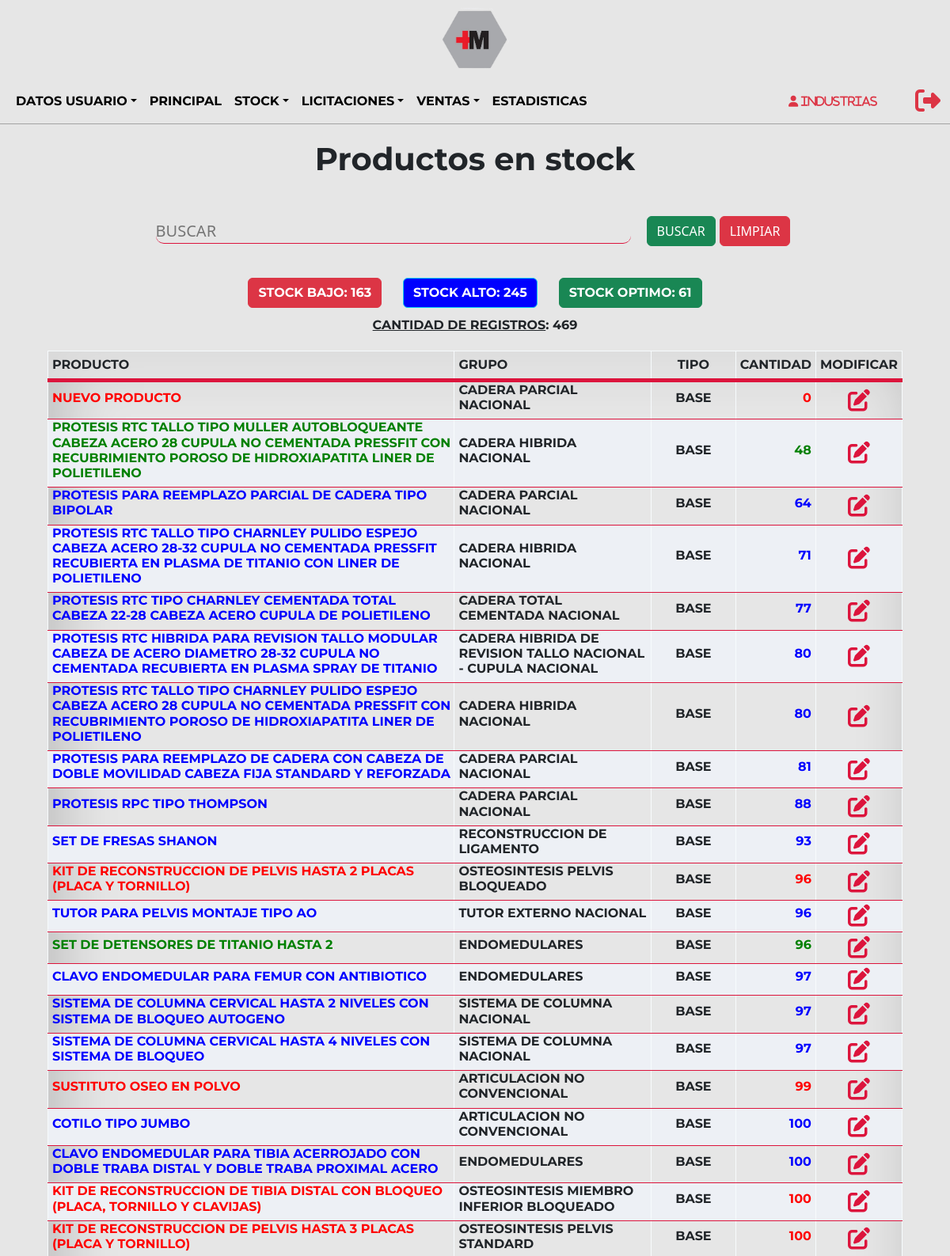
/Sistema/Stock/stock.php?ok (signed in, upper part), run on the app's committed database.
### tables this page shows
CREATE TABLE `usuario` (
  `idUsuario` int(3) NOT NULL,
  `usuario` text NOT NULL,
  `contraseña` varchar(60) NOT NULL,
  `idRol` int(2) NOT NULL,
  `idTipoUsuario` int(10) NOT NULL,
  `nombre` varchar(100) NOT NULL,
  `correo` varchar(100) NOT NULL,
  `direccion` varchar(100) NOT NULL,
  `idEstadoUsuario` int(2) NOT NULL
);

CREATE TABLE `producto` (
  `idProducto` int(5) NOT NULL,
  `producto` varchar(500) NOT NULL,
  `idGrupoProducto` int(5) NOT NULL,
  `idTipoProducto` int(5) NOT NULL,
  `cantidad` int(100) NOT NULL,
  `idEstadoProducto` int(1) NOT NULL,
  `minimo` int(5) NOT NULL,
  `maximo` int(5) NOT NULL
);

CREATE TABLE `grupoproducto` (
  `idGrupoProducto` int(5) NOT NULL,
  `grupoProducto` varchar(200) NOT NULL
);

CREATE TABLE `tipoproducto` (
  `idTipoProducto` int(5) NOT NULL,
  `tipoProducto` varchar(50) NOT NULL
);

### Sistema/Stock/stock.php (the view, shortened to what this page needs)
<?php
include('../../Utils/conexion.php');
$iduser = $_SESSION['usuario'];
$sql = "SELECT idUsuario, usuario, idRol FROM usuario WHERE usuario='$iduser'";
$resultado = $datos_base->query($sql);
$row = $resultado->fetch_assoc();
$nom = $row['usuario'];
$idRol = $row['idRol'];
?>
<!DOCTYPE html>
<html lang="en">
<head>
    <link href="https://cdn.jsdelivr.net/npm/bootstrap@5.2.0-beta1/dist/css/bootstrap.min.css" rel="stylesheet">
    <link rel="stylesheet" type="text/css" href="../../Css/estilos.css"/>
</head>
<body>
    <?php include('../Layouts/stockHeader.php'); ?>
    <main>
        <section class="ini">
            <div class="ini-tit">
                <h1>Productos en stock</h1>
            </div>
            <div class="container">
                <form method="POST" action="./stock.php">
                    <div class="form-grilla">
                        <div class="form-grilla-busc">
                            <input type="text" style="text-transform:uppercase;" name="buscar"  placeholder="Buscar" class="busc">
                        </div>
                        <div class="form-grilla-but">
                            <input class="btn btn-success" type="submit" name="btn2" value="BUSCAR"></input>
                            <input class="btn btn-danger" type="submit" name="btn1" value="LIMPIAR"></input>
                        </div>
                    </div>
                </form>
            </div>
             <?php
                    echo "<table>
                            <thead>
                                <tr>
                                    <th><p style='text-align:left; margin-left: 5px;'>PRODUCTO</p></th>
                                    <th><p style='text-align:left; margin-left: 5px;'>GRUPO</p></th>
                                    <th><p style='margin:5px;'>TIPO</p></th>
                                    <th><p style='margin:5px;'>CANTIDAD</p></th>
                                    <th><p style='margin:5px;'>MODIFICAR</p></th>
                                </tr>
                            </thead>
                        ";
                        if(isset($_POST['btn2']))
                                {
                                    $cantidad = 0;
                                    $doc = $_POST['buscar'];
                                    $consulta=mysqli_query($datos_base, "SELECT p.idProducto, p.producto, g.grupoProducto, t.tipoProducto, p.cantidad, p.minimo, p.maximo
                                    FROM producto p
                                    LEFT JOIN grupoproducto g ON g.idGrupoProducto = p.idGrupoProducto
                                    LEFT JOIN tipoproducto t ON t.idTipoProducto = p.idTipoProducto
                                    WHERE p.producto LIKE '%$doc%' OR g.grupoProducto LIKE '%$doc%' OR t.tipoProducto LIKE '%$doc%' OR p.cantidad LIKE '%$doc%'
                                    ORDER BY t.tipoProducto ASC, p.cantidad ASC");
                                    while($listar = mysqli_fetch_array($consulta))
                                    {
                                        if($listar['cantidad'] >= $listar['minimo'] AND $listar['cantidad'] <= $listar['maximo']){
                                            $color = 'green';
                                        }elseif($listar['cantidad'] < $listar['minimo']){
                                            $color = 'red';
                                        }elseif($listar['cantidad'] > $listar['minimo']){
                                            $color = 'blue';
                                        }else{
                                            $color = 'black';
                                        }
                                        $cantidad++;
                                        echo
                                        "
                                            <tr>
                                            <td><h4 style='font-size:16px; text-align:left; margin-left: 5px; color:".$color."'>".$listar['producto']."</h4 ></td>
                                            <td><h4 style='font-size:16px; text-align:left; margin-left: 5px;'>".$listar['grupoProducto']."</h4 ></td>
                                            <td><h4 style='font-size:16px;text-transform:uppercase;'>".$listar['tipoProducto']."</h4 ></td>
                                            <td><h4 style='font-size:16px; text-align: right; margin-right: 5px; color:".$color."'>".$listar['cantidad']."</h4 ></td>
                                            <td class='text-center text-nowrap'><a class='btn btn-sm' href=./detalleStock.php?no=".$listar['idProducto']." class=mod><i class='fa-solid fa-pen-to-square fa-2x'></i></a></td>
                                            </tr>
                                        ";
                                    }
                                }
                                else{
                                    $cantidad = 0;
                                    $consulta=mysqli_query($datos_base, "SELECT p.idProducto, p.producto, g.grupoProducto, t.tipoProducto, p.cantidad, p.minimo, p.maximo
                                    FROM producto p
                                    LEFT JOIN grupoproducto g ON g.idGrupoProducto = p.idGrupoProducto
                                    LEFT JOIN tipoproducto t ON t.idTipoProducto = p.idTipoProducto
                                    ORDER BY t.tipoProducto ASC, p.cantidad ASC
                                ");
                                    while($listar = mysqli_fetch_array($consulta))
                                    {
                                        if($listar['cantidad'] >= $listar['minimo'] AND $listar['cantidad'] <= $listar['maximo']){
                                            $color = 'green';
                                        }elseif($listar['cantidad'] < $listar['minimo']){
                                            $color = 'red';
                                        }elseif($listar['cantidad'] > $listar['minimo']){
                                            $color = 'blue';
                                        }else{
                                            $color = 'black';
                                        }
                                        $cantidad++;
                                        echo
                                        "
                                            <tr>
                                            <td><h4 style='font-size:16px; text-align:left; margin-left: 5px; color:".$color."'>".$listar['producto']."</h4 ></td>
                                            <td><h4 style='font-size:16px; text-align:left; margin-left: 5px;'>".$listar['grupoProducto']."</h4 ></td>
                                            <td><h4 style='font-size:16px;text-transform:uppercase;'>".$listar['tipoProducto']."</h4 ></td>
                                            <td><h4 style='font-size:16px; text-align: right; margin-right: 5px; color:".$color."'>".$listar['cantidad']."</h4 ></td>
                                            <td class='text-center text-nowrap'><a class='btn btn-sm' href=./detalleStock.php?no=".$listar['idProducto']." class=mod><i class='fa-solid fa-pen-to-square fa-2x'></i></a></td>
                                            </tr>
                                        ";
                                    }
                                }
                                    $sql6="SELECT COUNT(idProducto) AS TOTAL, cantidad, minimo FROM producto WHERE cantidad < minimo";
                                    $result6 = $datos_base->query($sql6);
                                    $row6 = $result6->fetch_assoc();
                                    $bajo = $row6['TOTAL'];
                                    $sql6="SELECT COUNT(idProducto) AS TOTAL, cantidad, maximo FROM producto WHERE cantidad > maximo";
                                    $result6 = $datos_base->query($sql6);
                                    $row6 = $result6->fetch_assoc();
                                    $alto = $row6['TOTAL'];
                                    $sql6="SELECT COUNT(idProducto) AS TOTAL, cantidad, maximo, minimo FROM producto WHERE cantidad <= maximo AND cantidad >= minimo";
                                    $result6 = $datos_base->query($sql6);
                                    $row6 = $result6->fetch_assoc();
                                    $medio = $row6['TOTAL'];
                                echo "<div class=contador>
                                        <div class=contador_pri>
                                            <a href=./detalleCantidad.php?no=bajo><button class='btn btn-danger'><p style='color: white; font-weight: bold;'>STOCK BAJO: $bajo</p></button></a>
                                        </div>
                                        <div class=contador_seg>
                                            <a href=./detalleCantidad.php?no=alto><button class='btn btn-info' style='background-color:blue;'><p style='color: white; font-weight: bold;'>STOCK ALTO: $alto</p></button></a>
                                        </div>
                                        <div class=contador_ter>
                                            <a href=./detalleCantidad.php?no=medio><button class='btn btn-success'><p style='color: white; font-weight: bold;'>STOCK OPTIMO: $medio</p></button></a>
                                        </div>
                                        </div>";
                                        echo "<div style='margin-top:10px;'><p style='text-transform: uppercase;'><u>Cantidad de registros</u>: ".$cantidad."</p></div>";
                                        echo "
                                </table>";
                                    ?>
        </section>
    </main>
</body>
</html>

### Sistema/Layouts/stockHeader.php (shortened to what this page needs)
    <div class="cont-img">
        <a href="../principal.php" class="imagenb">
            <img src="../../Imagenes/c-titulo.png" alt="logo">
         </a>
    </div>
    <header class="hea-pri">
    <nav class="navbar navbar-expand-lg navbar-light">
        <div class="container-fluid navpri">
            <div class="collapse navbar-collapse" id="navbarNav">
                <ul class="navbar-nav">
                <li class="nav-item dropdown">
                        <a href="#" class="nav-link dropdown-toggle variacion" id="navbarDropdown" role="button" data-bs-toggle="dropdown" aria-expanded="false">Datos usuario</a>
                            <?php
                                $rolgerente = 1;
                                $roladmin = 2;
                                $roldeposito = 3;
                                $rolventas = 4;
                                $rolobra = 5;
                                $rolproveedor = 6;
                            ?>
                    </li>
                    <li class="nav-item">
                        <a href="../principal.php" class="nav-link variacion" aria-current="page">Principal</a>
                    </li>
                    <?php
                        if($idRol == $rolgerente OR $idRol == $roldeposito){
                    ?>
                    <li class="nav-item dropdown">
                        <a href="#" class="nav-link dropdown-toggle variacion" id="navbarDropdown" role="button" data-bs-toggle="dropdown" aria-expanded="false">Stock</a>
                    </li>
                    <?php
                        }
                    ?>
                    <?php
                        if($idRol == $rolgerente OR $idRol == $roladmin OR $idRol == $rolventas OR $idRol == $rolproveedor){
                    ?>
                    <li class="nav-item dropdown">
                        <a href="#" class="nav-link dropdown-toggle variacion" id="navbarDropdown" role="button" data-bs-toggle="dropdown" aria-expanded="false">Licitaciones</a>
                    </li>
                    <?php
                        }
                    ?>
                    <?php
                        if($idRol == $rolgerente OR $idRol == $roladmin OR $idRol == $rolobra){
                    ?>
                    <li class="nav-item dropdown">
                        <?php
                        if($idRol != $rolobra){?>
                        <a href="#" class="nav-link dropdown-toggle variacion" id="navbarDropdown" role="button" data-bs-toggle="dropdown" aria-expanded="false">VENTAS</a>
                        <?php }else{?>
                        <a href="#" class="nav-link dropdown-toggle variacion" id="navbarDropdown" role="button" data-bs-toggle="dropdown" aria-expanded="false">COMPRAS</a>
                        <?php }?>
                    </li>
                    <?php
                        }
                    ?>
                    <?php
                        if($idRol == $rolgerente OR $idRol == $roladmin){
                    ?>
                    <li class="nav-item">
                        <a href="../estadisticas.php" class="nav-link variacion" aria-current="page">Estadisticas</a>
                    </li>
                    <?php
                        }
                    ?>
                </ul>
            </div>
            <div class="not-exit">
                    <div class="not-exit-name">
                        <p><i class="fa-solid fa-user" style="color: #dc3545;">&nbsp<?php echo $nom;?></i></p>
                    </div>
                   <div class="not-exit-exit">
                       <a href="../../Utils/salir.php">
                            <i class="fa-solid fa-right-from-bracket fa-2x" style="color: #dc3545;"></i>
                        </a>
                   </div>
                </div>
        </div>
    </nav>
</header>

### data on the page
usuario: usuario "Industrias"
producto: producto "NUEVO PRODUCTO", idGrupoProducto.grupoProducto "CADERA PARCIAL NACIONAL", idTipoProducto.tipoProducto "BASE", cantidad "0"
producto: producto "PROTESIS RTC TALLO TIPO MULLER AUTOBLOQUEANTE CABEZA ACERO 28 CUPULA NO CEMENTADA PRESSFIT CON RECUBRIMIENTO POROSO DE HIDROXIAPATITA LINER DE POLIETILENO", idGrupoProducto.grupoProducto "CADERA HIBRIDA NACIONAL", idTipoProducto.tipoProducto "BASE", cantidad "48"
producto: producto "PROTESIS PARA REEMPLAZO PARCIAL DE CADERA TIPO BIPOLAR", idGrupoProducto.grupoProducto "CADERA PARCIAL NACIONAL", idTipoProducto.tipoProducto "BASE", cantidad "64"
producto: producto "PROTESIS RTC TALLO TIPO CHARNLEY PULIDO ESPEJO CABEZA ACERO 28-32 CUPULA NO CEMENTADA PRESSFIT RECUBIERTA EN PLASMA DE TITANIO CON LINER DE POLIETILENO", idGrupoProducto.grupoProducto "CADERA HIBRIDA NACIONAL", idTipoProducto.tipoProducto "BASE", cantidad "71"
producto: producto "PROTESIS RTC TIPO CHARNLEY CEMENTADA TOTAL CABEZA 22-28 CABEZA ACERO CUPULA DE POLIETILENO", idGrupoProducto.grupoProducto "CADERA TOTAL CEMENTADA NACIONAL", idTipoProducto.tipoProducto "BASE", cantidad "77"
producto: producto "PROTESIS RTC HIBRIDA PARA REVISION TALLO MODULAR CABEZA DE ACERO DIAMETRO 28-32 CUPULA NO CEMENTADA RECUBIERTA EN PLASMA SPRAY DE TITANIO", idGrupoProducto.grupoProducto "CADERA HIBRIDA DE REVISION TALLO NACIONAL - CUPULA NACIONAL", idTipoProducto.tipoProducto "BASE", cantidad "80"
producto: producto "PROTESIS RTC TALLO TIPO CHARNLEY PULIDO ESPEJO CABEZA ACERO 28 CUPULA NO CEMENTADA PRESSFIT CON RECUBRIMIENTO POROSO DE HIDROXIAPATITA LINER DE POLIETILENO", idGrupoProducto.grupoProducto "CADERA HIBRIDA NACIONAL", idTipoProducto.tipoProducto "BASE", cantidad "80"
producto: producto "PROTESIS PARA REEMPLAZO DE CADERA CON CABEZA DE DOBLE MOVILIDAD CABEZA FIJA STANDARD Y REFORZADA", idGrupoProducto.grupoProducto "CADERA PARCIAL NACIONAL", idTipoProducto.tipoProducto "BASE", cantidad "81"
producto: producto "PROTESIS RPC TIPO THOMPSON", idGrupoProducto.grupoProducto "CADERA PARCIAL NACIONAL", idTipoProducto.tipoProducto "BASE", cantidad "88"
producto: producto "SET DE FRESAS SHANON", idGrupoProducto.grupoProducto "RECONSTRUCCION DE LIGAMENTO", idTipoProducto.tipoProducto "BASE", cantidad "93"
producto: producto "KIT DE RECONSTRUCCION DE PELVIS HASTA 2 PLACAS (PLACA Y TORNILLO)", idGrupoProducto.grupoProducto "OSTEOSINTESIS PELVIS BLOQUEADO", idTipoProducto.tipoProducto "BASE", cantidad "96"
producto: producto "TUTOR PARA PELVIS MONTAJE TIPO AO", idGrupoProducto.grupoProducto "TUTOR EXTERNO NACIONAL", idTipoProducto.tipoProducto "BASE", cantidad "96"
producto: producto "SET DE DETENSORES DE TITANIO HASTA 2", idGrupoProducto.grupoProducto "ENDOMEDULARES", idTipoProducto.tipoProducto "BASE", cantidad "96"
producto: producto "CLAVO ENDOMEDULAR PARA FEMUR CON ANTIBIOTICO", idGrupoProducto.grupoProducto "ENDOMEDULARES", idTipoProducto.tipoProducto "BASE", cantidad "97"
producto: producto "SISTEMA DE COLUMNA CERVICAL HASTA 2 NIVELES CON SISTEMA DE BLOQUEO AUTOGENO", idGrupoProducto.grupoProducto "SISTEMA DE COLUMNA NACIONAL", idTipoProducto.tipoProducto "BASE", cantidad "97"
producto: producto "SISTEMA DE COLUMNA CERVICAL HASTA 4 NIVELES CON SISTEMA DE BLOQUEO", idGrupoProducto.grupoProducto "SISTEMA DE COLUMNA NACIONAL", idTipoProducto.tipoProducto "BASE", cantidad "97"
producto: producto "SUSTITUTO OSEO EN POLVO", idGrupoProducto.grupoProducto "ARTICULACION NO CONVENCIONAL", idTipoProducto.tipoProducto "BASE", cantidad "99"
producto: producto "COTILO TIPO JUMBO", idGrupoProducto.grupoProducto "ARTICULACION NO CONVENCIONAL", idTipoProducto.tipoProducto "BASE", cantidad "100"
producto: producto "CLAVO ENDOMEDULAR PARA TIBIA ACERROJADO CON DOBLE TRABA DISTAL Y DOBLE TRABA PROXIMAL ACERO", idGrupoProducto.grupoProducto "ENDOMEDULARES", idTipoProducto.tipoProducto "BASE", cantidad "100"
producto: producto "KIT DE RECONSTRUCCION DE TIBIA DISTAL CON BLOQUEO (PLACA, TORNILLO Y CLAVIJAS)", idGrupoProducto.grupoProducto "OSTEOSINTESIS MIEMBRO INFERIOR BLOQUEADO", idTipoProducto.tipoProducto "BASE", cantidad "100"
producto: producto "KIT DE RECONSTRUCCION DE PELVIS HASTA 3 PLACAS (PLACA Y TORNILLO)", idGrupoProducto.grupoProducto "OSTEOSINTESIS PELVIS STANDARD", idTipoProducto.tipoProducto "BASE", cantidad "100"

### other printed values
$bajo "163"
$alto "245"
$medio "61"
$cantidad "469"
